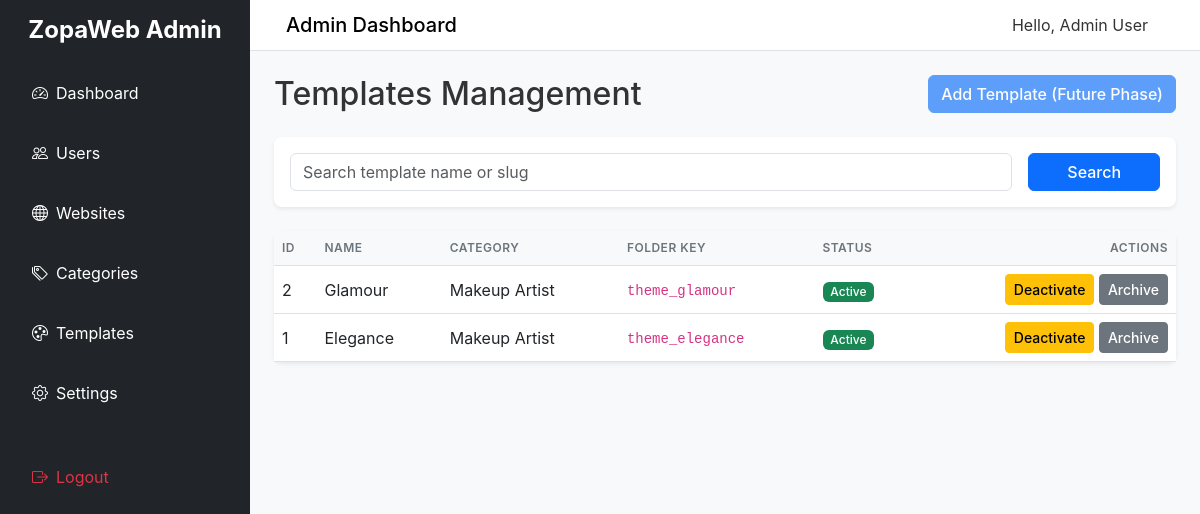
The page /admin/templates.php (signed in) on the database its author committed.
### tables this page shows
CREATE TABLE `templates` (
  `id` int(11) NOT NULL AUTO_INCREMENT,
  `category_id` int(11) NOT NULL,
  `name` varchar(255) NOT NULL,
  `slug` varchar(255) NOT NULL,
  `description` text DEFAULT NULL,
  `preview_image` varchar(255) DEFAULT NULL,
  `folder_key` varchar(255) NOT NULL,
  `version` varchar(50) NOT NULL DEFAULT '1.0',
  `status` enum('draft','active','inactive','archived') NOT NULL DEFAULT 'draft',
  `created_at` datetime NOT NULL DEFAULT current_timestamp(),
  `updated_at` datetime NOT NULL DEFAULT current_timestamp() ON UPDATE current_timestamp(),
  PRIMARY KEY (`id`),
  UNIQUE KEY `slug` (`slug`),
  KEY `category_id` (`category_id`)
);

CREATE TABLE `template_categories` (
  `id` int(11) NOT NULL AUTO_INCREMENT,
  `name` varchar(255) NOT NULL,
  `slug` varchar(255) NOT NULL,
  `description` text DEFAULT NULL,
  `status` enum('active','inactive','archived') NOT NULL DEFAULT 'active',
  `created_at` datetime NOT NULL DEFAULT current_timestamp(),
  `updated_at` datetime NOT NULL DEFAULT current_timestamp() ON UPDATE current_timestamp(),
  PRIMARY KEY (`id`),
  UNIQUE KEY `slug` (`slug`)
);

### includes/security.php (called while the page is built, shortened)
<?php
function escape($string) {
    return htmlspecialchars($string, ENT_QUOTES, 'UTF-8');
}

### admin/templates.php (the view, shortened to what this page needs)
<?php
require_once __DIR__ . '/../includes/security.php';
$pdo = getDB();
$search = $_GET['search'] ?? '';
$query = "
    SELECT t.id, t.name, t.slug, t.folder_key, t.status, c.name as category_name
    FROM templates t
    JOIN template_categories c ON t.category_id = c.id
    WHERE 1=1
";
$params = [];
$query .= " ORDER BY t.id DESC";
$stmt = $pdo->prepare($query);
$stmt->execute($params);
$templates = $stmt->fetchAll();
?>
<?php require_once __DIR__ . '/../includes/admin_header.php'; ?>
<div class="d-flex justify-content-between align-items-center mb-4">
    <h2 class="mb-0">Templates Management</h2>
    <button class="btn btn-primary" disabled>Add Template (Future Phase)</button>
</div>
<div class="card mb-4 border-0 shadow-sm">
    <div class="card-body">
        <form method="GET" action="" class="row g-3">
            <div class="col-md-10">
                <input type="text" name="search" class="form-control" placeholder="Search template name or slug" value="<?= escape($search) ?>">
            </div>
            <div class="col-md-2">
                <button type="submit" class="btn btn-primary w-100">Search</button>
            </div>
        </form>
    </div>
</div>
<div class="card border-0 shadow-sm">
    <div class="card-body p-0">
        <div class="table-responsive">
            <table class="table table-hover mb-0">
                <thead class="table-light">
                    <tr>
                        <th>ID</th>
                        <th>Name</th>
                        <th>Category</th>
                        <th>Folder Key</th>
                        <th>Status</th>
                        <th class="text-end">Actions</th>
                    </tr>
                </thead>
                <tbody>
                    <?php if (count($templates) > 0): ?>
                        <?php foreach ($templates as $tpl): ?>
                            <tr>
                                <td><?= $tpl['id'] ?></td>
                                <td><?= escape($tpl['name']) ?></td>
                                <td><?= escape($tpl['category_name']) ?></td>
                                <td><code><?= escape($tpl['folder_key']) ?></code></td>
                                <td>
                                    <?php if ($tpl['status'] === 'active'): ?>
                                        <span class="badge bg-success">Active</span>
                                    <?php elseif ($tpl['status'] === 'draft'): ?>
                                        <span class="badge bg-info">Draft</span>
                                    <?php elseif ($tpl['status'] === 'archived'): ?>
                                        <span class="badge bg-secondary">Archived</span>
                                    <?php else: ?>
                                        <span class="badge bg-warning text-dark">Inactive</span>
                                    <?php endif; ?>
                                </td>
                                <td class="text-end">
                                    <form method="POST" action="" class="d-inline" onsubmit="return confirm('Are you sure?');">
                                        <?php if ($tpl['status'] !== 'inactive' && $tpl['status'] !== 'archived'): ?>
                                            <button type="submit" name="action" value="deactivate" class="btn btn-sm btn-warning">Deactivate</button>
                                        <?php endif; ?>
                                        <?php if ($tpl['status'] !== 'archived'): ?>
                                            <button type="submit" name="action" value="archive" class="btn btn-sm btn-secondary">Archive</button>
                                        <?php endif; ?>
                                    </form>
                                </td>
                            </tr>
                        <?php endforeach; ?>
                    <?php else: ?>
                        <tr>
                            <td colspan="6" class="text-center py-4 text-muted">No templates found.</td>
                        </tr>
                    <?php endif; ?>
                </tbody>
            </table>
        </div>
    </div>
</div>
<?php require_once __DIR__ . '/../includes/admin_footer.php'; ?>

### includes/admin_header.php (shortened to what this page needs)
<!DOCTYPE html>
<html lang="en">
<head>
    <link href="https://cdn.jsdelivr.net/npm/bootstrap@5.3.0/dist/css/bootstrap.min.css" rel="stylesheet">
    <link rel="stylesheet" href="https://cdn.jsdelivr.net/npm/bootstrap-icons@1.10.5/font/bootstrap-icons.css">
    <link rel="stylesheet" href="/assets/css/style.css">
</head>
<body class="bg-light">
<div class="d-flex">
    <div class="sidebar bg-dark text-white p-3 min-vh-100" style="width: 250px;">
        <h4 class="mb-4 text-center fw-bold">ZopaWeb Admin</h4>
        <ul class="nav flex-column">
            <li class="nav-item mb-2">
                <a href="/admin/dashboard.php" class="nav-link text-white"><i class="bi bi-speedometer2 me-2"></i>Dashboard</a>
            </li>
            <li class="nav-item mb-2">
                <a href="/admin/users.php" class="nav-link text-white"><i class="bi bi-people me-2"></i>Users</a>
            </li>
            <li class="nav-item mb-2">
                <a href="/admin/websites.php" class="nav-link text-white"><i class="bi bi-globe me-2"></i>Websites</a>
            </li>
            <li class="nav-item mb-2">
                <a href="/admin/template_categories.php" class="nav-link text-white"><i class="bi bi-tags me-2"></i>Categories</a>
            </li>
            <li class="nav-item mb-2">
                <a href="/admin/templates.php" class="nav-link text-white"><i class="bi bi-palette me-2"></i>Templates</a>
            </li>
            <li class="nav-item mb-2">
                <a href="/admin/settings.php" class="nav-link text-white"><i class="bi bi-gear me-2"></i>Settings</a>
            </li>
            <li class="nav-item mt-4">
                <a href="/auth/logout.php" class="nav-link text-danger"><i class="bi bi-box-arrow-right me-2"></i>Logout</a>
            </li>
        </ul>
    </div>
    <div class="flex-grow-1">
        <nav class="navbar navbar-expand-lg navbar-light bg-white border-bottom px-4">
            <div class="container-fluid">
                <span class="navbar-brand mb-0 h1">Admin Dashboard</span>
                <div class="d-flex align-items-center">
                    <span class="me-3">Hello, <?= escape($_SESSION['name'] ?? 'Admin') ?></span>
                </div>
            </div>
        </nav>
        <div class="p-4">

### includes/admin_footer.php (shortened to what this page needs)
        </div>
    </div>
</div>
</body>
</html>

### assets/css/style.css (style rules this page uses)
body { font-family: -apple-system, BlinkMacSystemFont, "Segoe UI", Roboto, "Helvetica Neue", Arial, sans-serif; background-color: #f8f9fa; color: #333; }
.card { border-radius: 0.5rem; box-shadow: 0 0.125rem 0.25rem rgba(0, 0, 0, 0.075); }
.sidebar .nav-link { border-radius: 0.25rem; padding: 0.75rem 1rem; margin-bottom: 0.25rem; transition: background-color 0.2s ease-in-out; }
.badge { font-weight: 500; padding: 0.35em 0.65em; }
.table th { font-weight: 600; text-transform: uppercase; font-size: 0.75rem; letter-spacing: 0.5px; color: #6c757d; }
.table td { vertical-align: middle; }
.btn { font-weight: 500; }

### rows shown on the page
templates: id "2", name "Glamour", category.name "Makeup Artist", folder_key "theme_glamour", status "Active"
templates: id "1", name "Elegance", category.name "Makeup Artist", folder_key "theme_elegance", status "Active"

### other values the page prints
$_SESSION['name'] "Admin User"
